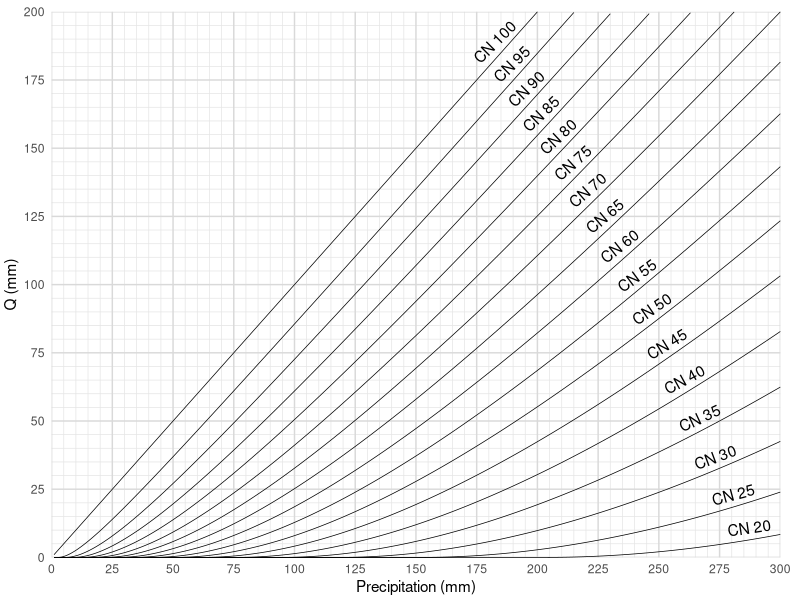
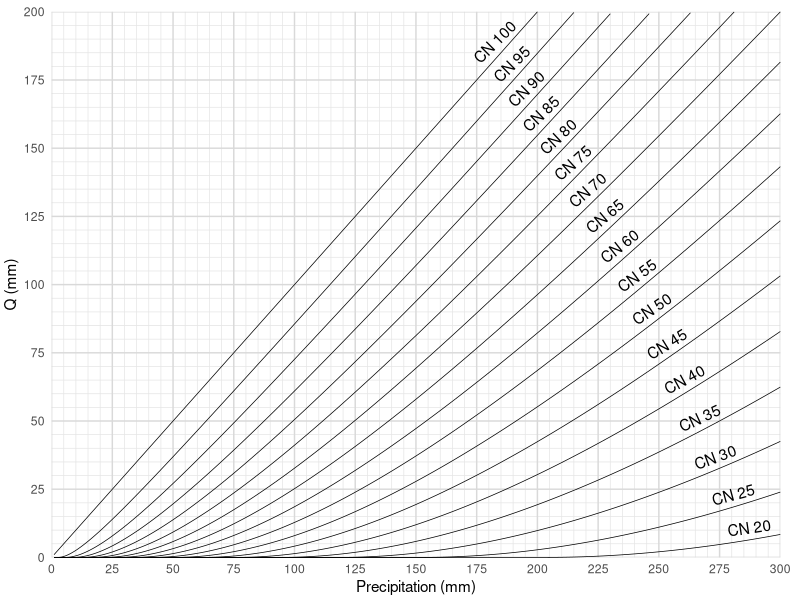
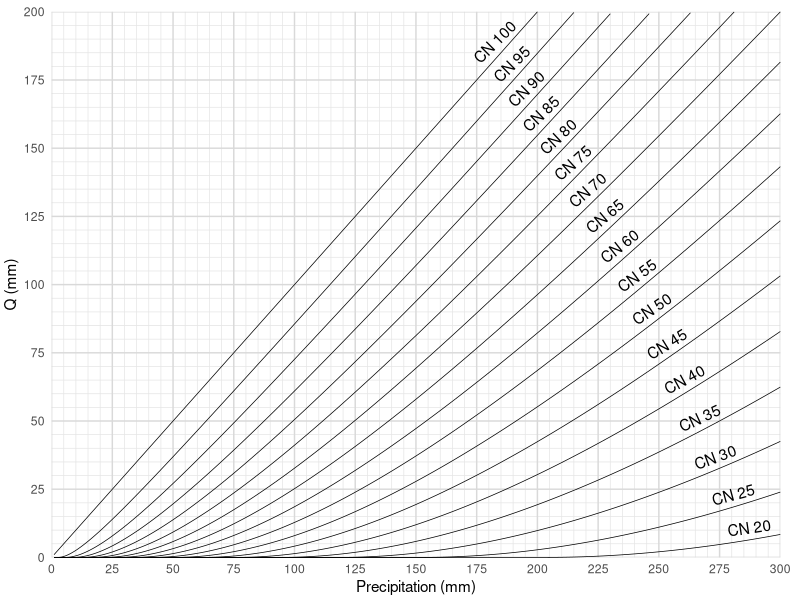
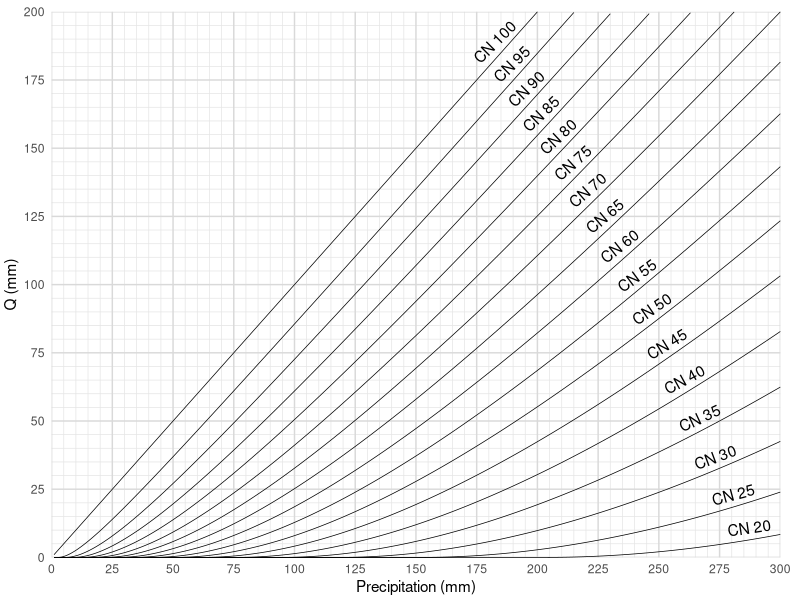

Generate these figures, in order, with R:
## ---- chunk 1
knitr::opts_chunk$set(echo = TRUE, message = FALSE, warning = FALSE)

library(tidyverse)
library(scales)
library(ggrepel)

## ---- chunk 2

cn_data <- expand.grid(precip_mm = seq(from = 1, to = 300, by = 1),
                       cn_value = seq(from = 20, to = 100, by = 5)) %>%
  mutate(cn_value = as.numeric(cn_value)) %>%
  mutate(cn = paste('CN', cn_value)) %>%
  mutate(S = 25400/cn_value - 254) %>%
  mutate(Q = ifelse(test = precip_mm > 0.2 * S, 
                    yes = ((precip_mm - 0.2 * S)^2)/(precip_mm + 0.8 * S), 
                    no = 0)) %>%
  mutate(Q = round(Q, 3))

## ---- chunk 3

cn_points <- cn_data %>%
  filter(precip_mm == 190) %>%
  arrange(desc(cn_value)) %>%
  # where to start the CN 100 label
  mutate(point_placement = 180) %>%
  # how much each point moves up on the precip axis
  mutate(point_placement_incriment = 6.35) %>%
  mutate(point_placement_final = cumsum(point_placement_incriment) + point_placement) %>%
  mutate(point_placement_final = round(point_placement_final, 0)) %>%
  select(cn, cn_value, point_placement_final)

# combine the points with all of the data to find the slope at the points
points_data <- left_join(cn_data, cn_points) %>%
  filter(precip_mm >= (point_placement_final - 5) & precip_mm <= (point_placement_final + 5)) %>%
  group_by(cn) %>%
  # calculate max and min for slope
  mutate(max_p = max(precip_mm), min_p = min(precip_mm),
         max_q = max(Q), min_q = min(Q)) %>%
  mutate(rise = max_q - min_q,
         run = max_p - min_p) %>%
  mutate(slope = rise / run) %>%
  # convert slope of lines to degrees for plotting
  mutate(degrees = atan(slope) * 180/pi) %>%
  filter(precip_mm == point_placement_final) %>%
  ungroup()

## ---- chunk 4

ggplot(data = cn_data, aes(x = precip_mm, y = Q, group = cn)) +
  geom_line(size = 0.25) +
  theme_minimal() +
  geom_text(data = points_data, aes(x = precip_mm, y = Q, label = cn, angle = degrees), 
            vjust = -0.5, check_overlap = TRUE) +
  scale_y_continuous(breaks = seq(from = 0, to = 300, by = 25), 
                     limits = c(0, 200), expand = c(0,0),
                     minor_breaks = seq(0, 200, 5)) +
  scale_x_continuous(breaks = seq(from = 0, to = 300, by = 25), 
                     limits = c(0, 300), expand = c(0,0),
                     minor_breaks = seq(0, 300, 5)) +
  labs(x = 'Precipitation (mm)', y = 'Q (mm)') +
  theme(plot.margin=margin(t=0.3,r=0.5,b=0.1,l=0.1,unit="cm"),
        panel.grid.major = element_line(colour = "grey85"),
        panel.grid.minor = element_line(colour = "grey90"))

## ---- chunk 5

ggsave(file = 'curve_number_graph.pdf', width = 20, height = 13, units = 'cm')
ggsave(file = 'curve_number_graph.tiff', width = 20, height = 13, units = 'cm')
ggsave(file = 'curve_number_graph.png', width = 20, height = 13, units = 'cm')

